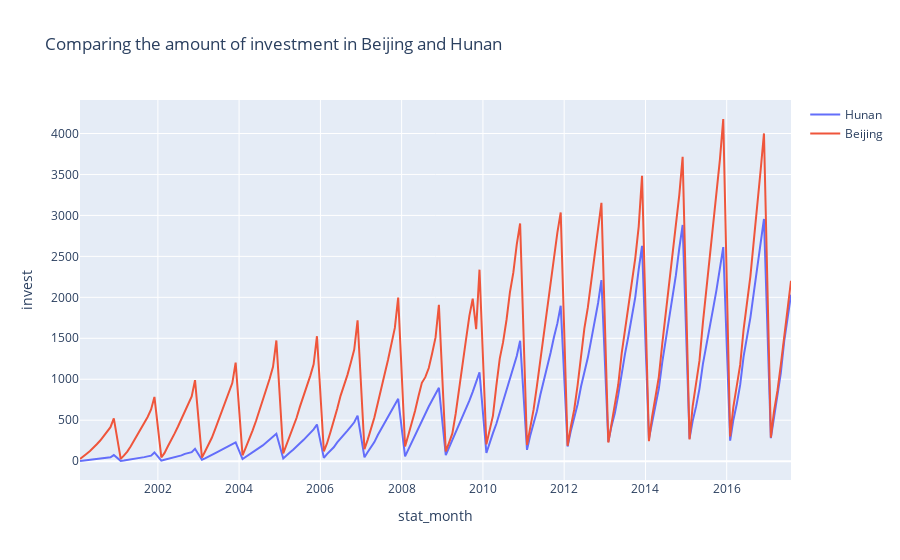

The notebook cell saved with this chart:
### Code cell
# Modify the column name, only keep invest column
df_area_compare.columns = ['stat_month','invest_Hunan','invest_Beijing']

#I'm using lines as the mode in go.scatter: this gives me a line chart
fig_HB = go.Figure() 
fig_HB.add_trace(go.Scatter(x=df_area_compare['stat_month'], y=df_area_compare["invest_Hunan"],
                    mode='lines',
                    name='Hunan'))

fig_HB.add_trace(go.Scatter(x=df_area_compare['stat_month'], y=df_area_compare["invest_Beijing"],
                    mode='lines',
                    name='Beijing'))
fig_HB.update_layout(title = 'Comparing the amount of investment in Beijing and Hunan', 
                     xaxis_title = 'stat_month', yaxis_title = 'invest')
fig_HB.show()

### Figure 1 — Plotly figure (JSON) as saved in the notebook; plotly's stock layout.template omitted (floating-point values rounded to 4 significant figures; data arrays with more than 128 entries replaced by an {"elided": "..."} marker saying what was removed)
{"data": [{"mode": "lines", "name": "Hunan", "type": "scatter", "x": {"elided": "194 str values"}, "y": {"elided": "194 float values"}}, {"mode": "lines", "name": "Beijing", "type": "scatter", "x": {"elided": "194 str values"}, "y": {"elided": "194 float values"}}], "layout": {"autosize": true, "title": {"text": "Comparing the amount of investment in Beijing and Hunan"}, "xaxis": {"autorange": true, "range": ["2000-02-01", "2017-08-01"], "title": {"text": "stat_month"}, "type": "date"}, "yaxis": {"autorange": true, "range": [-230.0, 4409.0], "title": {"text": "invest"}, "type": "linear"}}}
